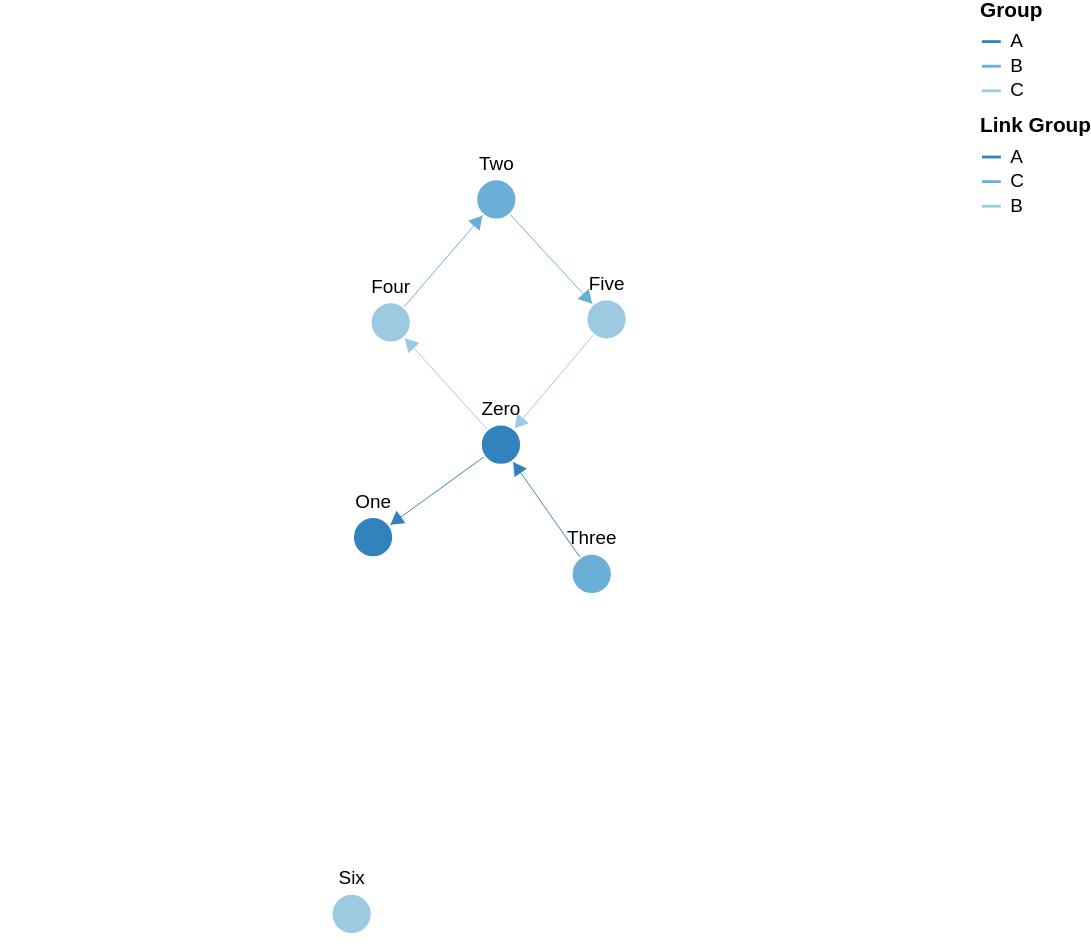

Here is the Vega-Lite specification saved for this chart:
### Vega specification from a JSON file in a GitHub repository (floating-point values rounded to 4 significant figures)
{"$schema": "https://vega.github.io/schema/vega/v5.json", "description": "A node-link diagram with force-directed layout.", "width": 500, "height": 500, "padding": 0, "signals": [{"name": "cx", "update": "width / 2"}, {"name": "cy", "update": "height / 2"}, {"name": "nodeRadius", "value": 15}, {"name": "nodeCharge", "value": -80}, {"name": "linkDistance", "value": 80}, {"name": "static", "value": true, "bind": {"input": "checkbox"}}, {"description": "State variable for active node fix status.", "name": "fix", "value": false, "on": [{"events": "symbol:mouseout[!event.buttons], window:mouseup", "update": "false"}, {"events": "symbol:mouseover", "update": "fix || true"}, {"events": "[symbol:mousedown, window:mouseup] > window:mousemove!", "update": "xy()", "force": true}]}, {"description": "Graph node most recently interacted with.", "name": "node", "value": null, "on": [{"events": "symbol:mouseover", "update": "fix === true ? item() : node"}]}, {"description": "Flag to restart Force simulation upon data changes.", "name": "restart", "value": false, "on": [{"events": {"signal": "fix"}, "update": "fix && fix.length"}]}], "scales": [{"name": "color", "type": "ordinal", "domain": {"data": "node-data", "field": "group"}, "range": {"scheme": "category20c"}}, {"name": "colorlink", "type": "ordinal", "domain": {"data": "link-data", "field": "group"}, "range": {"scheme": "category20c"}}, {"name": "xscale", "domain": {"data": "node-data", "field": "fx"}, "range": [10, {"signal": "width - 10"}]}, {"name": "yscale", "domain": {"data": "node-data", "field": "fy"}, "range": [10, {"signal": "height - 10"}]}], "legends": [{"title": "Group", "stroke": "color", "symbolType": "stroke"}, {"title": "Link Group", "stroke": "colorlink", "symbolType": "stroke"}], "marks": [{"name": "nodes", "type": "symbol", "zindex": 1, "from": {"data": "node-data"}, "on": [{"trigger": "fix", "modify": "node", "values": "fix === true ? {fx: node.x, fy: node.y} : {fx: fix[0], fy: fix[1]}"}, {"trigger": "!fix", "modify": "node", "values": "{fx: null, fy: null}"}], "transform": [{"type": "force", "iterations": 300, "restart": {"signal": "restart"}, "static": {"signal": "static"}, "signal": "force", "forces": [{"force": "center", "x": {"signal": "cx"}, "y": {"signal": "cy"}}, {"force": "collide", "radius": {"signal": "nodeRadius"}}, {"force": "nbody", "strength": {"signal": "nodeCharge"}}, {"force": "link", "links": "link-data", "distance": {"signal": "linkDistance"}}]}], "encode": {"enter": {"fill": {"scale": "color", "field": "group"}, "stroke": {"value": "white"}, "fx": {"condition": {"test": "datum.fx == null", "value": null}, "scale": "xscale", "field": "fx"}, "fy": {"condition": {"test": "datum.fy == null", "value": null}, "scale": "yscale", "field": "fy"}}, "update": {"size": {"signal": "2 * nodeRadius * nodeRadius"}, "cursor": {"value": "pointer"}}}}, {"type": "text", "name": "labels", "from": {"data": "nodes"}, "zindex": 2, "interactive": false, "transform": [{"type": "label", "avoidMarks": ["nodes"], "anchor": ["top", "bottom", "right", "left"], "offset": [1], "size": {"signal": "[width + 60, height]"}}], "encode": {"enter": {"fill": {"value": "black"}, "align": {"value": "center"}, "baseline": {"value": "middle"}, "fontSize": {"value": 10}, "text": {"field": "datum.label"}}, "update": {"x": {"field": "x"}, "y": {"field": "y"}}}}, {"type": "path", "from": {"data": "link-data"}, "interactive": false, "encode": {"update": {"stroke": {"scale": "colorlink", "field": "group"}, "strokeWidth": {"value": 0.5}}}, "transform": [{"type": "linkpath", "require": {"signal": "force"}, "shape": "line", "sourceX": "datum.source.x", "sourceY": "datum.source.y", "targetX": "datum.target.x", "targetY": "datum.target.y"}]}, {"name": "arrows", "type": "symbol", "from": {"data": "link-data"}, "zindex": {"value": 40}, "encode": {"enter": {"fill": {"scale": "colorlink", "field": "group"}, "stroke": {"scale": "colorlink", "field": "group"}, "shape": {"value": "triangle-right"}, "size": {"value": 40}}, "update": {"x": {"field": "target.x"}, "y": {"field": "target.y"}}, "hover": {"opacity": {"value": 1}}}, "transform": [{"type": "formula", "as": "tan", "expr": "atan2((datum.datum.target.y-datum.datum.source.y),(datum.datum.target.x-datum.datum.source.x))"}, {"type": "formula", "as": "angle", "expr": "datum.tan*180/PI"}, {"type": "formula", "as": "y", "expr": "datum.datum.target.y - nodeRadius*sin(datum.tan)"}, {"type": "formula", "as": "x", "expr": "datum.datum.target.x - nodeRadius*cos(datum.tan)"}]}], "data": [{"name": "node-data", "values": [{"id": 0, "label": "Zero", "group": "A", "fx": null, "fy": null}, {"id": 1, "label": "One", "group": "A", "fx": null, "fy": null}, {"id": 2, "label": "Two", "group": "B", "fx": null, "fy": null}, {"id": 3, "label": "Three", "group": "B", "fx": null, "fy": null}, {"id": 4, "label": "Four", "group": "C", "fx": null, "fy": null}, {"id": 5, "label": "Five", "group": "C", "fx": null, "fy": null}, {"id": 6, "label": "Six", "group": "C", "fx": null, "fy": null}]}, {"name": "link-data", "values": [{"id": 1, "source": 0, "target": 1, "group": "A"}, {"id": 2, "source": 4, "target": 2, "group": "C"}, {"id": 3, "source": 3, "target": 0, "group": "A"}, {"id": 4, "source": 2, "target": 5, "group": "C"}, {"id": 5, "source": 0, "target": 4, "group": "B"}, {"id": 6, "source": 5, "target": 0, "group": "B"}]}]}
